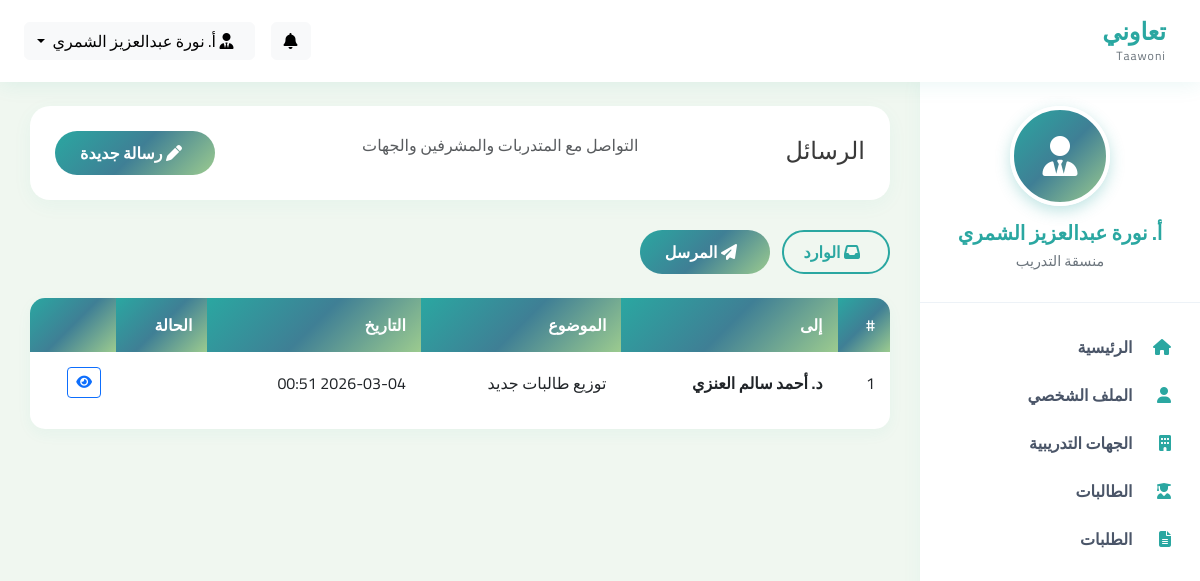
/modules/coordinator/messages.php?folder=sent (signed in), run on the app's committed database.
### tables this page shows
CREATE TABLE `coordinators` (
  `id` int(11) NOT NULL,
  `user_id` int(11) NOT NULL,
  `full_name_ar` varchar(100) NOT NULL,
  `full_name_en` varchar(100) DEFAULT NULL,
  `employee_id` varchar(20) NOT NULL,
  `national_id` varchar(20) DEFAULT NULL,
  `department` varchar(100) DEFAULT NULL,
  `position` varchar(100) DEFAULT 'منسقة التدريب',
  `profile_image` varchar(255) DEFAULT NULL,
  `signature_file` varchar(255) DEFAULT NULL COMMENT 'التوقيع الرسمي',
  `phone` varchar(20) DEFAULT NULL,
  `office_location` varchar(100) DEFAULT NULL,
  `created_at` timestamp NOT NULL DEFAULT current_timestamp()
);

CREATE TABLE `messages` (
  `id` int(11) NOT NULL,
  `sender_id` int(11) NOT NULL COMMENT 'مرسل الرسالة',
  `sender_type` enum('student','supervisor','coordinator','training_entity') NOT NULL,
  `receiver_id` int(11) NOT NULL COMMENT 'مستلم الرسالة',
  `receiver_type` enum('student','supervisor','coordinator','training_entity') NOT NULL,
  `subject` varchar(255) NOT NULL,
  `message` text NOT NULL,
  `type` enum('general','application','interview','report','attendance','support') DEFAULT 'general',
  `application_id` int(11) DEFAULT NULL,
  `reply_to` int(11) DEFAULT NULL,
  `is_read` tinyint(1) DEFAULT 0,
  `read_at` datetime DEFAULT NULL,
  `has_reply` tinyint(1) DEFAULT 0,
  `created_at` timestamp NOT NULL DEFAULT current_timestamp()
);

### modules/coordinator/messages.php (the view, shortened to what this page needs)
<?php
require_once '../../config/config.php';
$folder = $_GET['folder'] ?? 'inbox';
$view_id = $_GET['view'] ?? 0;
if($folder == 'inbox') {
    $sql = "
        SELECT m.*,
               CASE
                   WHEN m.sender_type = 'student' THEN (SELECT full_name_ar FROM students WHERE user_id = m.sender_id)
                   WHEN m.sender_type = 'supervisor' THEN (SELECT full_name_ar FROM supervisors WHERE user_id = m.sender_id)
                   WHEN m.sender_type = 'training_entity' THEN (SELECT entity_name_ar FROM training_entities WHERE user_id = m.sender_id)
               END as sender_name
        FROM messages m
        WHERE m.receiver_id = ? AND m.receiver_type = 'coordinator'
        ORDER BY m.created_at DESC
    ";
    $params = [$_SESSION['user_id']];
} else {
    $sql = "
        SELECT m.*,
               CASE
                   WHEN m.receiver_type = 'student' THEN (SELECT full_name_ar FROM students WHERE user_id = m.receiver_id)
                   WHEN m.receiver_type = 'supervisor' THEN (SELECT full_name_ar FROM supervisors WHERE user_id = m.receiver_id)
                   WHEN m.receiver_type = 'training_entity' THEN (SELECT entity_name_ar FROM training_entities WHERE user_id = m.receiver_id)
               END as receiver_name
        FROM messages m
        WHERE m.sender_id = ? AND m.sender_type = 'coordinator'
        ORDER BY m.created_at DESC
    ";
    $params = [$_SESSION['user_id']];
}
$stmt = $pdo->prepare($sql);
$stmt->execute($params);
$messages = $stmt->fetchAll();
$message = null;
require_once '../../includes/coordinator_header.php';
?>
<div class="content">
    <div class="page-header">
        <h4 class="mb-1">الرسائل</h4>
        <p class="text-muted">التواصل مع المتدربات والمشرفين والجهات</p>
        <?php if(!$view_id): ?>
        <button class="btn-primary-custom" onclick="showCompose()">
            <i class="fas fa-pen ms-2"></i> رسالة جديدة
        </button>
        <?php else: ?>
        <a href="messages.php?folder=<?php echo $folder; ?>" class="btn-outline-custom">
            <i class="fas fa-arrow-right ms-2"></i> العودة
        </a>
        <?php endif; ?>
    </div>
    <?php if($view_id && $message): ?>
        <div class="row">
            <div class="col-md-8">
                <div class="card-custom">
                    <h4 class="mb-3"><?php echo $message['subject']; ?></h4>
                    <div class="d-flex justify-content-between mb-3">
                        <div>
                            <strong>من:</strong>
                            <?php if($message['sender_id'] == $_SESSION['user_id']): ?>
                                أنا
                            <?php else: ?>
                                <?php echo $message['sender_name']; ?> (<?php echo $message['sender_type']; ?>)
                            <?php endif; ?>
                        </div>
                        <div>
                            <strong>إلى:</strong>
                            <?php if($message['receiver_id'] == $_SESSION['user_id']): ?>
                                أنا
                            <?php else: ?>
                                <?php echo $message['receiver_name']; ?> (<?php echo $message['receiver_type']; ?>)
                            <?php endif; ?>
                        </div>
                        <div>
                            <small class="text-muted"><?php echo date('Y-m-d H:i', strtotime($message['created_at'])); ?></small>
                        </div>
                    </div>
                    <hr>
                    <div class="message-body p-3">
                        <?php echo nl2br($message['message']); ?>
                    </div>
                </div>
            </div>
            <div class="col-md-4">
                <div class="card-custom">
                    <h6 class="mb-3">إجراءات</h6>
                    <?php if($message['sender_id'] != $_SESSION['user_id']): ?>
                    <a href="?compose=1&reply=<?php echo $message['id']; ?>" class="btn-primary-custom w-100 mb-2 text-center">
                        <i class="fas fa-reply ms-2"></i> رد
                    </a>
                    <?php endif; ?>
                    <a href="?delete=<?php echo $message['id']; ?>&folder=<?php echo $folder; ?>" class="btn btn-danger w-100"
                       onclick="return confirm('حذف الرسالة؟')">
                        <i class="fas fa-trash ms-2"></i> حذف
                    </a>
                </div>
            </div>
        </div>
    <?php else: ?>
        <div class="mb-4">
            <a href="?folder=inbox" class="btn <?php echo $folder == 'inbox' ? 'btn-primary-custom' : 'btn-outline-custom'; ?> me-2">
                <i class="fas fa-inbox ms-2"></i> الوارد
            </a>
            <a href="?folder=sent" class="btn <?php echo $folder == 'sent' ? 'btn-primary-custom' : 'btn-outline-custom'; ?>">
                <i class="fas fa-paper-plane ms-2"></i> المرسل
            </a>
        </div>
        <?php if(empty($messages)): ?>
            <div class="card-custom text-center py-5">
                <i class="fas fa-envelope-open-text fa-4x text-muted mb-3"></i>
                <h5>لا توجد رسائل</h5>
                <p class="text-muted">المجلد فارغ</p>
            </div>
        <?php else: ?>
            <div class="table-custom">
                <table class="table">
                    <thead>
                        <tr>
                            <th>#</th>
                            <th><?php echo $folder == 'inbox' ? 'من' : 'إلى'; ?></th>
                            <th>الموضوع</th>
                            <th>التاريخ</th>
                            <th>الحالة</th>
                            <th></th>
                        </tr>
                    </thead>
                    <tbody>
                        <?php foreach($messages as $i => $msg): ?>
                        <tr class="<?php echo ($folder == 'inbox' && !$msg['is_read']) ? 'table-light' : ''; ?>">
                            <td><?php echo $i+1; ?></td>
                            <td>
                                <strong><?php echo $folder == 'inbox' ? $msg['sender_name'] : $msg['receiver_name']; ?></strong>
                            </td>
                            <td><?php echo $msg['subject']; ?></td>
                            <td><?php echo date('Y-m-d H:i', strtotime($msg['created_at'])); ?></td>
                            <td>
                            </td>
                            <td>
                                <a href="?view=<?php echo $msg['id']; ?>" class="btn btn-sm btn-outline-primary">
                                    <i class="fas fa-eye"></i>
                                </a>
                            </td>
                        </tr>
                        <?php endforeach; ?>
                    </tbody>
                </table>
            </div>
        <?php endif; ?>
    <?php endif; ?>
</div>
<?php require_once '../../includes/coordinator_footer.php'; ?>

### includes/coordinator_header.php (shortened to what this page needs)
 <?php
$stmt = $pdo->prepare("SELECT * FROM coordinators WHERE user_id = ?");
$stmt->execute([$_SESSION['user_id']]);
$coordinator = $stmt->fetch();
$pending_entities = 0;
$pending_applications = 0;
try {
    $stmt = $pdo->query("SELECT COUNT(*) FROM applications WHERE status = 'pending'");
    $pending_applications = $stmt->fetchColumn();
} catch (Exception $e) {
    $pending_applications = 0;
}
?>
<!DOCTYPE html>
<html lang="ar" dir="rtl">
<head>
    <link rel="stylesheet" href="https://cdnjs.cloudflare.com/ajax/libs/font-awesome/6.4.0/css/all.min.css">
    <link href="https://cdn.jsdelivr.net/npm/bootstrap@5.3.0/dist/css/bootstrap.rtl.min.css" rel="stylesheet">
</head>
<body>
    <nav class="navbar">
        <div class="container-fluid px-4">
            <a class="navbar-brand" href="dashboard.php">
                <div class="brand-text">
                    <div class="brand-main">تعاوني</div>
                    <div class="brand-sub">Taawoni</div>
                </div>
            </a>
            <div class="d-flex align-items-center">
                <div class="dropdown mx-3">
                    <button class="btn btn-light position-relative" type="button" data-bs-toggle="dropdown">
                        <i class="fas fa-bell"></i>
                    </button>
                </div>
                <div class="dropdown">
                    <button class="btn btn-light dropdown-toggle" type="button" data-bs-toggle="dropdown">
                        <i class="fas fa-user-tie ms-2"></i>
                        <?php echo htmlspecialchars($coordinator['full_name_ar']); ?>
                    </button>
                </div>
            </div>
        </div>
    </nav>
    <div class="wrapper">
        <div class="sidebar">
            <div class="user-info">
                <div class="avatar-circle">
                    <i class="fas fa-user-tie"></i>
                </div>
                <h5><?php echo htmlspecialchars($coordinator['full_name_ar']); ?></h5>
                <p><?php echo htmlspecialchars($coordinator['position'] ?? 'منسقة التدريب'); ?></p>
            </div>
            <div class="nav-menu">
                <?php
                $menu_items = [
                    ['dashboard.php', 'fa-home', 'الرئيسية'],
                    ['profile.php', 'fa-user', 'الملف الشخصي'],
                    ['entities.php', 'fa-building', 'الجهات التدريبية', $pending_entities],
                    ['students.php', 'fa-user-graduate', 'الطالبات'],
                    ['applications.php', 'fa-file-alt', 'الطلبات', $pending_applications],
                ];
                $current_page = basename($_SERVER['PHP_SELF']);
                foreach($menu_items as $item):
                    $active = ($current_page == $item[0]) ? 'active' : '';
                ?>
                <a class="nav-link <?php echo $active; ?>" href="<?php echo $item[0]; ?>">
                    <i class="fas <?php echo $item[1]; ?>"></i>
                    <?php echo $item[2]; ?>
                </a>
                <?php endforeach; ?>
            </div>
        </div>

### includes/coordinator_header.php (style rules this page uses)
:root { --primary: #2AA7A1; --secondary: #3F7F95; --accent: #9CCB8F; --gradient: linear-gradient(135deg, #2AA7A1, #3F7F95, #9CCB8F); --light: #f0f7f0; --dark: #3A3A3A; --white: #ffffff; --gray: #6c757d; --success: #28a745; --warning: #ffc107; --danger: #dc3545; --info: #17a2b8; }
* { margin: 0; padding: 0; box-sizing: border-box; }
body { font-family: 'Cairo', sans-serif; background: var(--light); color: var(--dark); overflow-x: hidden; }
.navbar { background: white; box-shadow: 0 2px 20px rgba(42, 167, 161, 0.1); padding: 0.8rem 0; position: fixed; width: 100%; top: 0; z-index: 1000; transition: all 0.3s ease; }
.navbar-brand { display: flex; align-items: center; text-decoration: none; }
.brand-text { margin-right: 10px; }
.brand-main { font-size: 1.5rem; font-weight: 800; color: var(--primary); line-height: 1.2; }
.brand-sub { font-size: 0.75rem; color: var(--gray); letter-spacing: 1px; }
.wrapper { display: flex; margin-top: 76px; }
.sidebar { width: 280px; background: white; min-height: calc(100vh - 76px); box-shadow: 0 0 20px rgba(42, 167, 161, 0.05); position: fixed; right: 0; overflow-y: auto; transition: all 0.3s ease; }
.sidebar .user-info { padding: 30px 20px; text-align: center; border-bottom: 1px solid #edf2f7; }
.avatar-circle { width: 100px; height: 100px; background: var(--gradient); border-radius: 50%; margin: 0 auto 15px; display: flex; align-items: center; justify-content: center; color: white; font-size: 40px; border: 4px solid white; box-shadow: 0 5px 15px rgba(42, 167, 161, 0.3); }
.user-info h5 { color: var(--primary); margin-bottom: 5px; font-weight: 700; }
.user-info p { color: var(--gray); font-size: 0.9rem; margin: 0; }
.nav-menu { padding: 20px 0; }
.nav-link { color: #4a5568; padding: 12px 25px; font-weight: 600; transition: all 0.3s ease; border-right: 4px solid transparent; text-decoration: none; display: block; }
.nav-link i { margin-left: 10px; width: 25px; color: var(--primary); }
.content { width: calc(100% - 280px); margin-right: 280px; padding: 30px; }
.page-header { background: white; border-radius: 20px; padding: 25px; box-shadow: 0 5px 20px rgba(42, 167, 161, 0.05); margin-bottom: 30px; display: flex; justify-content: space-between; align-items: center; }
.btn-primary-custom { background: var(--gradient); color: white; border: none; padding: 10px 25px; border-radius: 50px; font-weight: 600; transition: all 0.3s ease; text-decoration: none; display: inline-block; cursor: pointer; }
.btn-outline-custom { background: transparent; color: var(--primary); border: 2px solid var(--primary); padding: 8px 20px; border-radius: 50px; font-weight: 600; transition: all 0.3s ease; text-decoration: none; display: inline-block; cursor: pointer; }
.table-custom { background: white; border-radius: 15px; overflow: hidden; box-shadow: 0 5px 15px rgba(42, 167, 161, 0.05); }
.table-custom thead th { background: var(--gradient); color: white; font-weight: 600; border: none; padding: 15px; }
.table-custom tbody td { padding: 15px; vertical-align: middle; border-bottom: 1px solid #edf2f7; }
.table-custom tbody tr:last-child td { border-bottom: none; }

### data on the page
coordinators: full_name_ar "أ. نورة عبدالعزيز الشمري", position "منسقة التدريب"
messages: receiver_name "د. أحمد سالم العنزي", subject "توزيع طالبات جديد", created_at "2026-03-04 00:51"

### other printed values
$item[2] "الرئيسية"
$item[2] "الملف الشخصي"
$item[2] "الجهات التدريبية"
$item[2] "الطالبات"
$item[2] "الطلبات"
